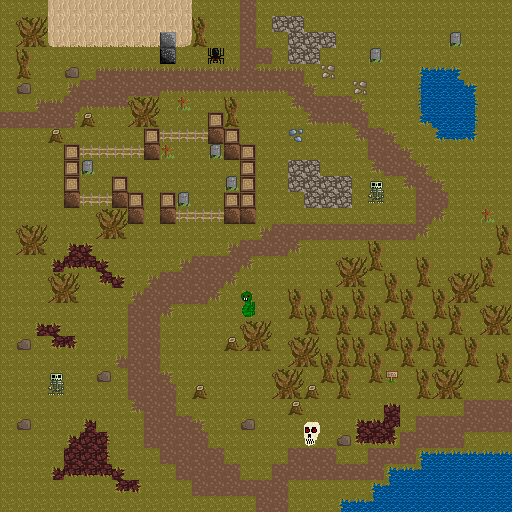

Below is a game level as drawn by its tile map, then a one-line description and the .tmx that defines it (tile-layer data replaced by summaries):
An orthogonal 32x32 tile map with 16x16 px tiles, 2 tile layers (lower, upper), 2 tilesets and 45 objects (22x villager, 11x npc, 6x portal, 6x pickup).

<map version="1.0" orientation="orthogonal" renderorder="right-down" width="32" height="32" tilewidth="16" tileheight="16" nextobjectid="102">
 <tileset firstgid="1" source="tilesheet.tsx" />
 <tileset firstgid="257" name="tilesheet" tilewidth="16" tileheight="16" tilecount="256">
  <image source="../gfx/tilesheet.png" width="256" height="256" />
  <tile id="2">
   <properties>
    <property name="solid" value="true" />
   </properties>
  </tile>
  <tile id="3">
   <properties>
    <property name="solid" value="true" />
   </properties>
  </tile>
  <tile id="4">
   <properties>
    <property name="solid" value="true" />
   </properties>
  </tile>
  <tile id="5">
   <properties>
    <property name="solid" value="true" />
   </properties>
  </tile>
  <tile id="7">
   <properties>
    <property name="solid" value="true" />
   </properties>
  </tile>
  <tile id="8">
   <properties>
    <property name="solid" value="true" />
   </properties>
  </tile>
  <tile id="10">
   <properties>
    <property name="solid" value="true" />
   </properties>
  </tile>
  <tile id="11">
   <properties>
    <property name="solid" value="true" />
   </properties>
  </tile>
  <tile id="12">
   <properties>
    <property name="solid" value="true" />
   </properties>
  </tile>
  <tile id="26">
   <properties>
    <property name="solid" value="true" />
   </properties>
  </tile>
  <tile id="27">
   <properties>
    <property name="solid" value="true" />
   </properties>
  </tile>
  <tile id="28">
   <properties>
    <property name="solid" value="true" />
   </properties>
  </tile>
  <tile id="29">
   <properties>
    <property name="solid" value="true" />
   </properties>
  </tile>
  <tile id="42">
   <properties>
    <property name="solid" value="true" />
   </properties>
  </tile>
  <tile id="43">
   <properties>
    <property name="solid" value="true" />
   </properties>
  </tile>
  <tile id="44">
   <properties>
    <property name="solid" value="true" />
   </properties>
  </tile>
  <tile id="45">
   <properties>
    <property name="solid" value="true" />
   </properties>
  </tile>
  <tile id="46">
   <properties>
    <property name="solid" value="true" />
   </properties>
  </tile>
  <tile id="47">
   <properties>
    <property name="solid" value="true" />
   </properties>
  </tile>
  <tile id="48">
   <properties>
    <property name="solid" value="true" />
   </properties>
  </tile>
  <tile id="49">
   <properties>
    <property name="solid" value="true" />
   </properties>
  </tile>
  <tile id="50">
   <properties>
    <property name="solid" value="true" />
   </properties>
  </tile>
  <tile id="51">
   <properties>
    <property name="solid" value="true" />
   </properties>
  </tile>
  <tile id="52">
   <properties>
    <property name="solid" value="true" />
   </properties>
  </tile>
  <tile id="53">
   <properties>
    <property name="solid" value="true" />
   </properties>
  </tile>
  <tile id="54">
   <properties>
    <property name="solid" value="true" />
   </properties>
  </tile>
  <tile id="57">
   <properties>
    <property name="solid" value="true" />
   </properties>
  </tile>
  <tile id="58">
   <properties>
    <property name="solid" value="true" />
   </properties>
  </tile>
  <tile id="60">
   <properties>
    <property name="solid" value="true" />
   </properties>
  </tile>
  <tile id="61">
   <properties>
    <property name="solid" value="true" />
   </properties>
  </tile>
  <tile id="62">
   <properties>
    <property name="solid" value="true" />
   </properties>
  </tile>
  <tile id="64">
   <properties>
    <property name="solid" value="true" />
   </properties>
  </tile>
  <tile id="65">
   <properties>
    <property name="solid" value="true" />
   </properties>
  </tile>
  <tile id="66">
   <properties>
    <property name="solid" value="true" />
   </properties>
  </tile>
  <tile id="67">
   <properties>
    <property name="solid" value="true" />
   </properties>
  </tile>
  <tile id="68">
   <properties>
    <property name="solid" value="true" />
   </properties>
  </tile>
  <tile id="69">
   <properties>
    <property name="solid" value="true" />
   </properties>
  </tile>
  <tile id="70">
   <properties>
    <property name="solid" value="true" />
   </properties>
  </tile>
  <tile id="73">
   <properties>
    <property name="solid" value="true" />
   </properties>
  </tile>
  <tile id="74">
   <properties>
    <property name="solid" value="true" />
   </properties>
  </tile>
  <tile id="75">
   <properties>
    <property name="solid" value="true" />
   </properties>
  </tile>
  <tile id="76">
   <properties>
    <property name="solid" value="true" />
   </properties>
  </tile>
  <tile id="77">
   <properties>
    <property name="solid" value="true" />
   </properties>
  </tile>
  <tile id="80">
   <properties>
    <property name="solid" value="true" />
   </properties>
  </tile>
  <tile id="81">
   <properties>
    <property name="solid" value="true" />
   </properties>
  </tile>
  <tile id="82">
   <properties>
    <property name="solid" value="true" />
   </properties>
  </tile>
  <tile id="83">
   <properties>
    <property name="solid" value="true" />
   </properties>
  </tile>
  <tile id="84">
   <properties>
    <property name="solid" value="true" />
   </properties>
  </tile>
  <tile id="85">
   <properties>
    <property name="solid" value="true" />
   </properties>
  </tile>
  <tile id="86">
   <properties>
    <property name="solid" value="true" />
   </properties>
  </tile>
  <tile id="87">
   <properties>
    <property name="solid" value="true" />
   </properties>
  </tile>
  <tile id="88">
   <properties>
    <property name="solid" value="true" />
   </properties>
  </tile>
  <tile id="89">
   <properties>
    <property name="solid" value="true" />
   </properties>
  </tile>
  <tile id="90">
   <properties>
    <property name="solid" value="true" />
   </properties>
  </tile>
  <tile id="96">
   <properties>
    <property name="solid" value="true" />
   </properties>
  </tile>
  <tile id="97">
   <properties>
    <property name="solid" value="true" />
   </properties>
  </tile>
  <tile id="98">
   <properties>
    <property name="solid" value="true" />
   </properties>
  </tile>
  <tile id="99">
   <properties>
    <property name="solid" value="true" />
   </properties>
  </tile>
  <tile id="101">
   <properties>
    <property name="solid" value="true" />
   </properties>
  </tile>
  <tile id="102">
   <properties>
    <property name="solid" value="true" />
   </properties>
  </tile>
  <tile id="103">
   <properties>
    <property name="solid" value="true" />
   </properties>
  </tile>
  <tile id="104">
   <properties>
    <property name="solid" value="true" />
   </properties>
  </tile>
  <tile id="105">
   <properties>
    <property name="solid" value="true" />
   </properties>
  </tile>
  <tile id="117">
   <properties>
    <property name="solid" value="true" />
   </properties>
  </tile>
  <tile id="120">
   <properties>
    <property name="solid" value="true" />
   </properties>
  </tile>
  <tile id="123">
   <properties>
    <property name="solid" value="true" />
   </properties>
  </tile>
  <tile id="124">
   <properties>
    <property name="solid" value="true" />
   </properties>
  </tile>
 </tileset>
 <layer name="lower" width="32" height="32">
  <data>[1024 cells, 1024 non-empty, 6 distinct tile ids]</data>
 </layer>
 <layer name="upper" width="32" height="32">
  <data>[1024 cells, 298 non-empty, 38 distinct tile ids]</data>
 </layer>
 <objectgroup name="objects">
  <!-- 45 objects omitted --></objectgroup>
</map>
<!-- 45 of 45 objects omitted -->
